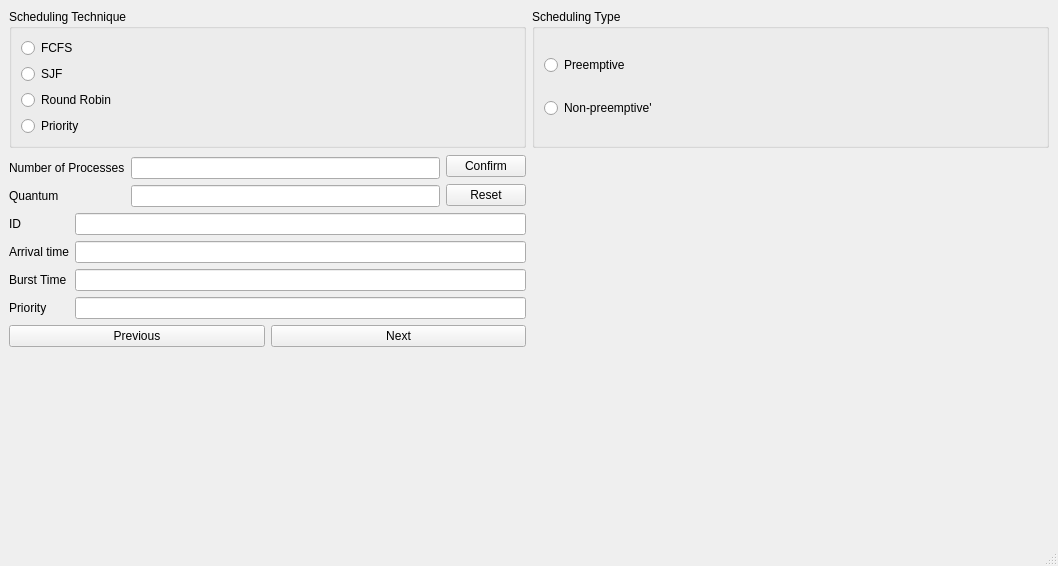
<?xml version="1.0" encoding="UTF-8"?>
<ui version="4.0">
 <class>MainWindow</class>
 <widget class="QMainWindow" name="MainWindow">
  <property name="geometry">
   <rect>
    <x>0</x>
    <y>0</y>
    <width>1058</width>
    <height>566</height>
   </rect>
  </property>
  <property name="windowTitle">
   <string>MainWindow</string>
  </property>
  <widget class="QWidget" name="centralwidget">
   <layout class="QGridLayout" name="gridLayout">
    <item row="1" column="0">
     <layout class="QVBoxLayout" name="verticalLayout_4">
      <item>
       <layout class="QHBoxLayout" name="horizontalLayout_2">
        <item>
         <layout class="QFormLayout" name="formLayout_2">
          <property name="topMargin">
           <number>3</number>
          </property>
          <item row="0" column="0">
           <widget class="QLabel" name="label">
            <property name="text">
             <string>Number of Processes</string>
            </property>
           </widget>
          </item>
          <item row="0" column="1">
           <widget class="QLineEdit" name="countEdit"/>
          </item>
          <item row="1" column="0">
           <widget class="QLabel" name="label_2">
            <property name="text">
             <string>Quantum</string>
            </property>
           </widget>
          </item>
          <item row="1" column="1">
           <widget class="QLineEdit" name="quantumEdit"/>
          </item>
         </layout>
        </item>
        <item>
         <layout class="QVBoxLayout" name="verticalLayout_3">
          <item>
           <widget class="QPushButton" name="confirmButton">
            <property name="text">
             <string>Confirm</string>
            </property>
           </widget>
          </item>
          <item>
           <widget class="QPushButton" name="resetButton">
            <property name="text">
             <string>Reset</string>
            </property>
           </widget>
          </item>
         </layout>
        </item>
       </layout>
      </item>
      <item>
       <layout class="QFormLayout" name="formLayout">
        <item row="0" column="0">
         <widget class="QLabel" name="label_6">
          <property name="text">
           <string>ID</string>
          </property>
         </widget>
        </item>
        <item row="0" column="1">
         <widget class="QLineEdit" name="idEdit"/>
        </item>
        <item row="1" column="0">
         <widget class="QLabel" name="label_3">
          <property name="text">
           <string>Arrival time</string>
          </property>
         </widget>
        </item>
        <item row="1" column="1">
         <widget class="QLineEdit" name="arrivalEdit"/>
        </item>
        <item row="2" column="0">
         <widget class="QLabel" name="label_4">
          <property name="text">
           <string>Burst Time</string>
          </property>
         </widget>
        </item>
        <item row="2" column="1">
         <widget class="QLineEdit" name="burstEdit"/>
        </item>
        <item row="3" column="0">
         <widget class="QLabel" name="label_5">
          <property name="text">
           <string>Priority</string>
          </property>
         </widget>
        </item>
        <item row="3" column="1">
         <widget class="QLineEdit" name="priorityEdit"/>
        </item>
       </layout>
      </item>
      <item>
       <layout class="QHBoxLayout" name="horizontalLayout_3">
        <item>
         <widget class="QPushButton" name="prevButton">
          <property name="text">
           <string>Previous</string>
          </property>
         </widget>
        </item>
        <item>
         <widget class="QPushButton" name="nextButton">
          <property name="text">
           <string>Next</string>
          </property>
         </widget>
        </item>
       </layout>
      </item>
     </layout>
    </item>
    <item row="1" column="1">
     <spacer name="horizontalSpacer">
      <property name="orientation">
       <enum>Qt::Horizontal</enum>
      </property>
      <property name="sizeType">
       <enum>QSizePolicy::Expanding</enum>
      </property>
      <property name="sizeHint" stdset="0">
       <size>
        <width>40</width>
        <height>20</height>
       </size>
      </property>
     </spacer>
    </item>
    <item row="0" column="0" colspan="2">
     <layout class="QHBoxLayout" name="horizontalLayout">
      <item>
       <widget class="QGroupBox" name="techGb">
        <property name="title">
         <string>Scheduling Technique</string>
        </property>
        <layout class="QVBoxLayout" name="verticalLayout_2">
         <item>
          <widget class="QRadioButton" name="fcfsRb">
           <property name="text">
            <string>FCFS</string>
           </property>
          </widget>
         </item>
         <item>
          <widget class="QRadioButton" name="sjfRb">
           <property name="text">
            <string>SJF</string>
           </property>
          </widget>
         </item>
         <item>
          <widget class="QRadioButton" name="rrRb">
           <property name="text">
            <string>Round Robin</string>
           </property>
          </widget>
         </item>
         <item>
          <widget class="QRadioButton" name="priorityRb">
           <property name="text">
            <string>Priority</string>
           </property>
          </widget>
         </item>
        </layout>
       </widget>
      </item>
      <item>
       <widget class="QGroupBox" name="typeGb">
        <property name="title">
         <string>Scheduling Type</string>
        </property>
        <layout class="QVBoxLayout" name="verticalLayout">
         <item>
          <widget class="QRadioButton" name="preRB">
           <property name="text">
            <string>Preemptive</string>
           </property>
          </widget>
         </item>
         <item>
          <widget class="QRadioButton" name="nonPreRb">
           <property name="text">
            <string>Non-preemptive'</string>
           </property>
          </widget>
         </item>
        </layout>
       </widget>
      </item>
     </layout>
    </item>
    <item row="2" column="0" colspan="2">
     <layout class="QHBoxLayout" name="ganttLayout">
      <property name="topMargin">
       <number>10</number>
      </property>
      <property name="bottomMargin">
       <number>0</number>
      </property>
     </layout>
    </item>
    <item row="3" column="0" colspan="2">
     <layout class="QHBoxLayout" name="timeLayout">
      <property name="bottomMargin">
       <number>10</number>
      </property>
     </layout>
    </item>
    <item row="4" column="0">
     <widget class="QLabel" name="waitingLabel">
      <property name="text">
       <string/>
      </property>
     </widget>
    </item>
    <item row="5" column="0" colspan="2">
     <spacer name="verticalSpacer">
      <property name="orientation">
       <enum>Qt::Vertical</enum>
      </property>
      <property name="sizeType">
       <enum>QSizePolicy::MinimumExpanding</enum>
      </property>
      <property name="sizeHint" stdset="0">
       <size>
        <width>20</width>
        <height>40</height>
       </size>
      </property>
     </spacer>
    </item>
   </layout>
  </widget>
  <widget class="QMenuBar" name="menubar">
   <property name="geometry">
    <rect>
     <x>0</x>
     <y>0</y>
     <width>1058</width>
     <height>26</height>
    </rect>
   </property>
  </widget>
  <widget class="QStatusBar" name="statusbar"/>
 </widget>
 <resources/>
 <connections/>
</ui>
